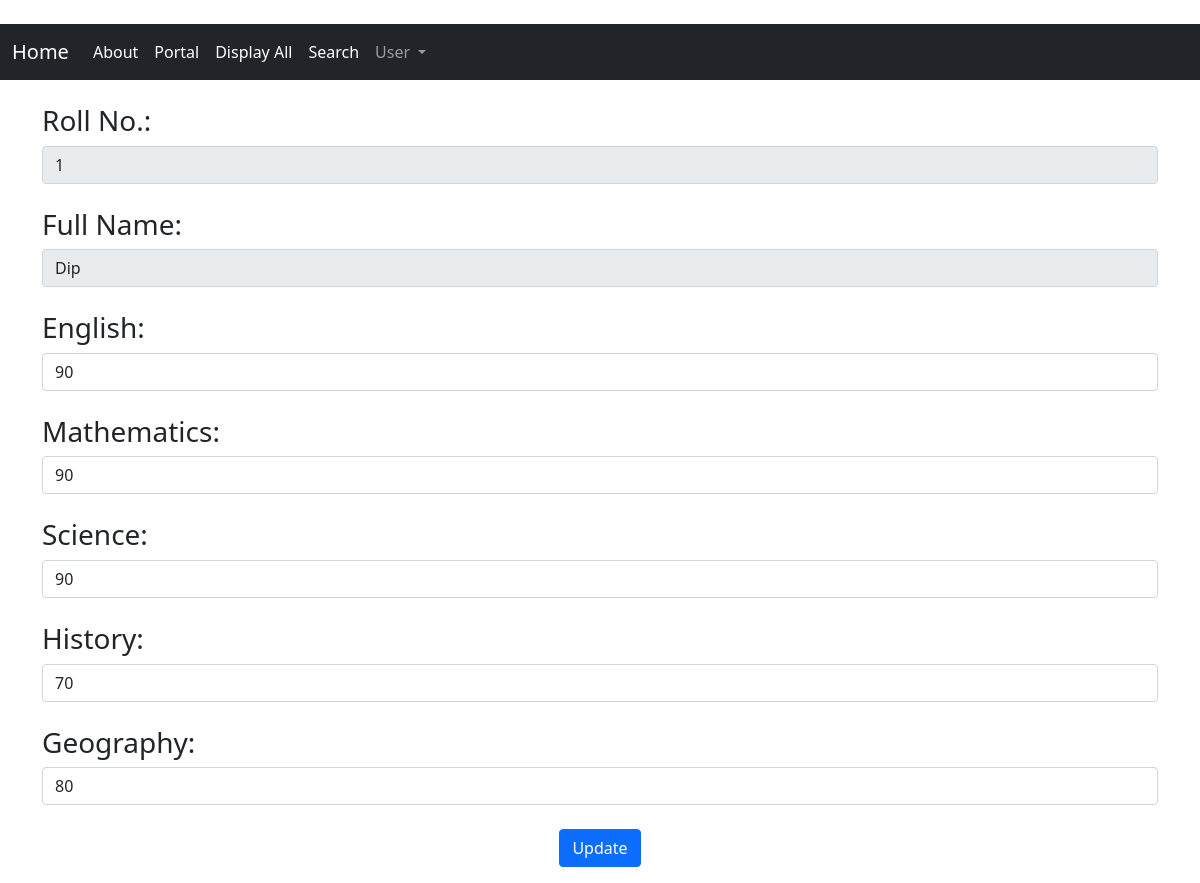
Screenshot of /web/display_result/edit/1 (signed in) with the database file from the repository.
### web/models.py (models this page shows)
class StudentResult(models.Model):
    roll = models.IntegerField(primary_key=True)
    s_name = models.CharField(max_length=50)
    english = models.IntegerField()
    math = models.IntegerField()
    science = models.IntegerField()
    history = models.IntegerField()
    geography = models.IntegerField()
    total = models.FloatField()
    percent = models.FloatField(null=True)
    grade = models.CharField(null=True,max_length=2)

### web/views.py (the view)
# urls.py: path('display_result/edit/<int:roll>',views.update_result,name='update_result'),
@login_required
def update_result(request,roll):
    if (request.method == 'POST'):
        roll = (request.POST['roll'])
        name = request.POST['name']
        eng = int(request.POST['english'])
        math = int(request.POST['math'])
        sc = int(request.POST['science'])
        hist = int(request.POST['history'])
        geo= int(request.POST['geography'])
        total = (eng + math + sc + hist + geo)
        percent = (total / 5)
        if(percent >= 90 ):
            grade ='O'
        elif(percent >= 80 and percent < 90):
            grade ='E'
        elif(percent >= 70 and percent < 80):
            grade ='A'
        elif(percent >= 60 and percent < 70):
            grade ='B'
        elif(percent >= 50 and percent < 60):
            grade ='C'
        elif(percent >= 33 and percent < 50):
            grade ='D'
        else:
            grade ='F'
        StudentResult.objects.filter(roll=roll).update(s_name=name,english=eng,math=math,science=sc,history=hist,geography=geo,total=total,percent=percent,grade=grade)
        return redirect('display_result')
    else:
        res_info = StudentResult.objects.get(roll=roll)
        return render(request,'web/update_result.html',{'res_info':res_info})

### web/templates/web/update_result.html (shortened to what this page needs)
{% extends 'startup.html' %}
{% load crispy_forms_tags %}
{% block content %}
<form action="" method="POST" class="needs-validation" novalidate onsubmit="return validation()">
    <h3>Roll No.:</h3><input type="text" name="roll" class="form-control" value="{{ res_info.roll }}" readonly><br>
    <h3>Full Name:</h3><input type="text" name="name" pattern="^[A-Z a-z]{3,16}$" class="form-control" value="{{ res_info.s_name }}" readonly><br>
    <h3>English:</h3><input type="text" name="english" pattern="^[0-9]{2}$" class="form-control" value="{{ res_info.english }}"><br>
    <h3>Mathematics:</h3><input type="text" name="math" pattern="^[0-9]{2}$" class="form-control" value="{{ res_info.math }}"><br>
    <h3>Science:</h3><input type="text" name="science" pattern="^[0-9]{2}$" class="form-control" value="{{ res_info.science }}"><br>
    <h3>History:</h3><input type="text" name="history" pattern="^[0-9]{2}$" class="form-control" value="{{ res_info.history }}"><br>
    <h3>Geography:</h3><input type="text" name="geography" pattern="^[0-9]{2}$" class="form-control" value="{{ res_info.geography }}"><br>
    <center><button type="submit" class="btn btn-primary" >Update</button>
</form>
{% endblock  %}

### static/css/styling.css (style rules this page uses)
.form-control { position: relative; }

### rows the page displays
StudentResult: roll "1", name "Dip", english "90", math "90", science "90", history "70", geography "80"
